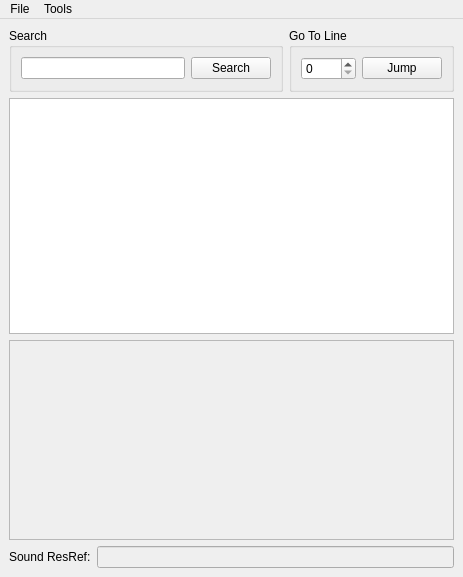
<?xml version="1.0" encoding="UTF-8"?>
<ui version="4.0">
 <class>MainWindow</class>
 <widget class="QMainWindow" name="MainWindow">
  <property name="geometry">
   <rect>
    <x>0</x>
    <y>0</y>
    <width>463</width>
    <height>577</height>
   </rect>
  </property>
  <property name="windowTitle">
   <string>MainWindow</string>
  </property>
  <widget class="QWidget" name="centralwidget">
   <layout class="QVBoxLayout" name="verticalLayout">
    <item>
     <layout class="QHBoxLayout" name="horizontalLayout_3" stretch="5,3">
      <item>
       <widget class="QGroupBox" name="searchBox">
        <property name="title">
         <string>Search</string>
        </property>
        <layout class="QHBoxLayout" name="horizontalLayout_2">
         <item>
          <widget class="QLineEdit" name="searchEdit"/>
         </item>
         <item>
          <widget class="QPushButton" name="searchButton">
           <property name="text">
            <string>Search</string>
           </property>
          </widget>
         </item>
        </layout>
       </widget>
      </item>
      <item>
       <widget class="QGroupBox" name="jumpBox">
        <property name="title">
         <string>Go To Line</string>
        </property>
        <layout class="QHBoxLayout" name="horizontalLayout_4">
         <item>
          <widget class="QSpinBox" name="jumpSpinbox"/>
         </item>
         <item>
          <widget class="QPushButton" name="jumpButton">
           <property name="text">
            <string>Jump</string>
           </property>
          </widget>
         </item>
        </layout>
       </widget>
      </item>
     </layout>
    </item>
    <item>
     <widget class="QTableView" name="talkTable">
      <property name="editTriggers">
       <set>QAbstractItemView::NoEditTriggers</set>
      </property>
      <property name="selectionMode">
       <enum>QAbstractItemView::SingleSelection</enum>
      </property>
      <property name="selectionBehavior">
       <enum>QAbstractItemView::SelectRows</enum>
      </property>
      <attribute name="horizontalHeaderVisible">
       <bool>false</bool>
      </attribute>
      <attribute name="horizontalHeaderHighlightSections">
       <bool>false</bool>
      </attribute>
      <attribute name="horizontalHeaderStretchLastSection">
       <bool>true</bool>
      </attribute>
     </widget>
    </item>
    <item>
     <widget class="QPlainTextEdit" name="textEdit">
      <property name="enabled">
       <bool>false</bool>
      </property>
      <property name="maximumSize">
       <size>
        <width>16777215</width>
        <height>200</height>
       </size>
      </property>
     </widget>
    </item>
    <item>
     <layout class="QHBoxLayout" name="horizontalLayout">
      <item>
       <widget class="QLabel" name="label">
        <property name="text">
         <string>Sound ResRef:</string>
        </property>
       </widget>
      </item>
      <item>
       <widget class="QLineEdit" name="soundEdit">
        <property name="enabled">
         <bool>false</bool>
        </property>
        <property name="maxLength">
         <number>16</number>
        </property>
       </widget>
      </item>
     </layout>
    </item>
   </layout>
  </widget>
  <widget class="QMenuBar" name="menubar">
   <property name="geometry">
    <rect>
     <x>0</x>
     <y>0</y>
     <width>463</width>
     <height>21</height>
    </rect>
   </property>
   <widget class="QMenu" name="menuView">
    <property name="title">
     <string>Tools</string>
    </property>
    <addaction name="actionGoTo"/>
    <addaction name="actionFind"/>
    <addaction name="actionInsert"/>
   </widget>
   <widget class="QMenu" name="menuFIle">
    <property name="title">
     <string>File</string>
    </property>
    <addaction name="actionNew"/>
    <addaction name="actionOpen"/>
    <addaction name="actionSave"/>
    <addaction name="actionSaveAs"/>
    <addaction name="separator"/>
    <addaction name="actionRevert"/>
    <addaction name="separator"/>
    <addaction name="actionClose"/>
   </widget>
   <addaction name="menuFIle"/>
   <addaction name="menuView"/>
  </widget>
  <action name="actionGoTo">
   <property name="text">
    <string>Go to</string>
   </property>
  </action>
  <action name="actionFind">
   <property name="text">
    <string>Find</string>
   </property>
  </action>
  <action name="actionNew">
   <property name="text">
    <string>New</string>
   </property>
  </action>
  <action name="actionOpen">
   <property name="text">
    <string>Open</string>
   </property>
  </action>
  <action name="actionSave">
   <property name="text">
    <string>Save</string>
   </property>
  </action>
  <action name="actionSaveAs">
   <property name="text">
    <string>Save As</string>
   </property>
  </action>
  <action name="actionRevert">
   <property name="text">
    <string>Revert</string>
   </property>
  </action>
  <action name="actionClose">
   <property name="text">
    <string>Exit</string>
   </property>
  </action>
  <action name="actionInsert">
   <property name="text">
    <string>Insert</string>
   </property>
  </action>
 </widget>
 <resources/>
 <connections/>
</ui>
